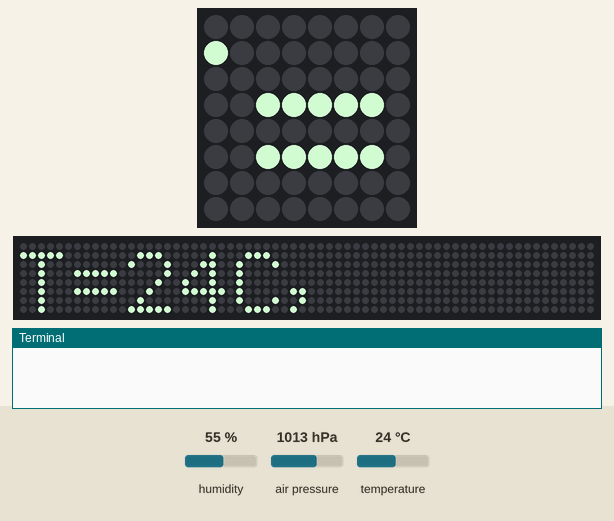
Recording of a program running on a simulated Raspberry Pi (BCM pin numbers) with a Sense HAT. Shown: the Sense HAT's 8×8 RGB LED matrix, a strip that is not on the board, showing the scrolling text unrolled, the last lines printed to the terminal. The test bench sets the inputs (shaded band); at power-on: temperature 24 °C, humidity 55 %, air pressure 1013 hPa. The clock reads 2024-03-15 10:24:30 at power-on unless the program sets it; files the program writes start out absent; the 64×8 strip is a reading aid, not a part: it shows the text the matrix is scrolling, unrolled, one strip-width of it at a time.

Above: at 1.28 s.
1.3 s: temperature set to 12 °C
12.0 s: humidity set to 22 %
At 18.68 s:
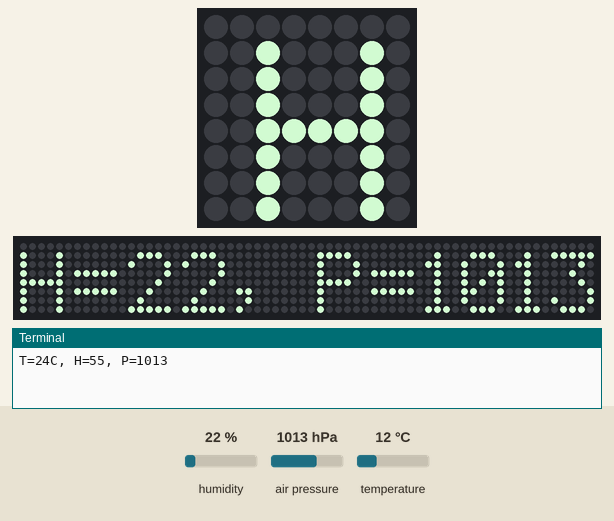
22.7 s: air pressure set to 952 hPa
At 32.77 s:
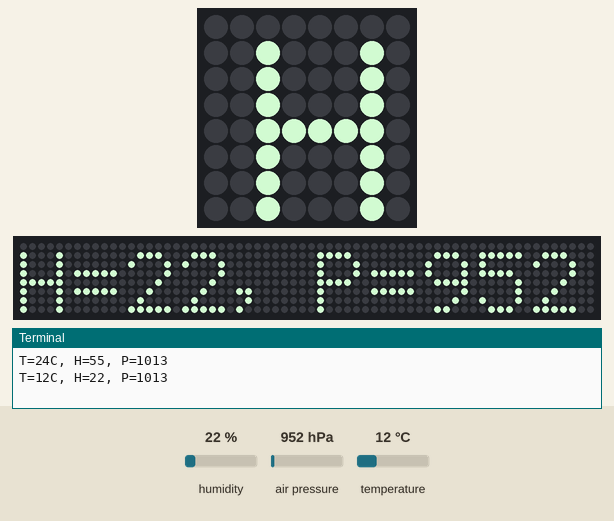
34.2 s: humidity set to 40 %
At 46.65 s:
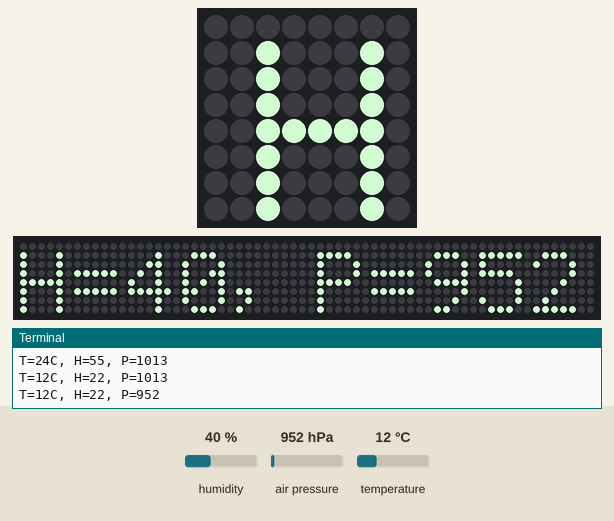

The program:

SensingEnvironment.py
```python
from sense_emu import SenseHat
import time
from time import asctime

sense = SenseHat()

while True:
    temp = round(sense.get_temperature())
    humidity = round(sense.get_humidity())
    pressure = round(sense.get_pressure())
    message = 'T=%dC, H=%d, P=%d' %(temp,humidity,pressure)
    sense.show_message(message,scroll_speed=(.1),text_colour=[200,240,200])
    time.sleep(2)
    log = open('SensingResult.txt',"a")
    now = str(asctime())
    log.write(now+' '+message+'\n')
    print(message)
    log.close()
    time.sleep(1)
```
